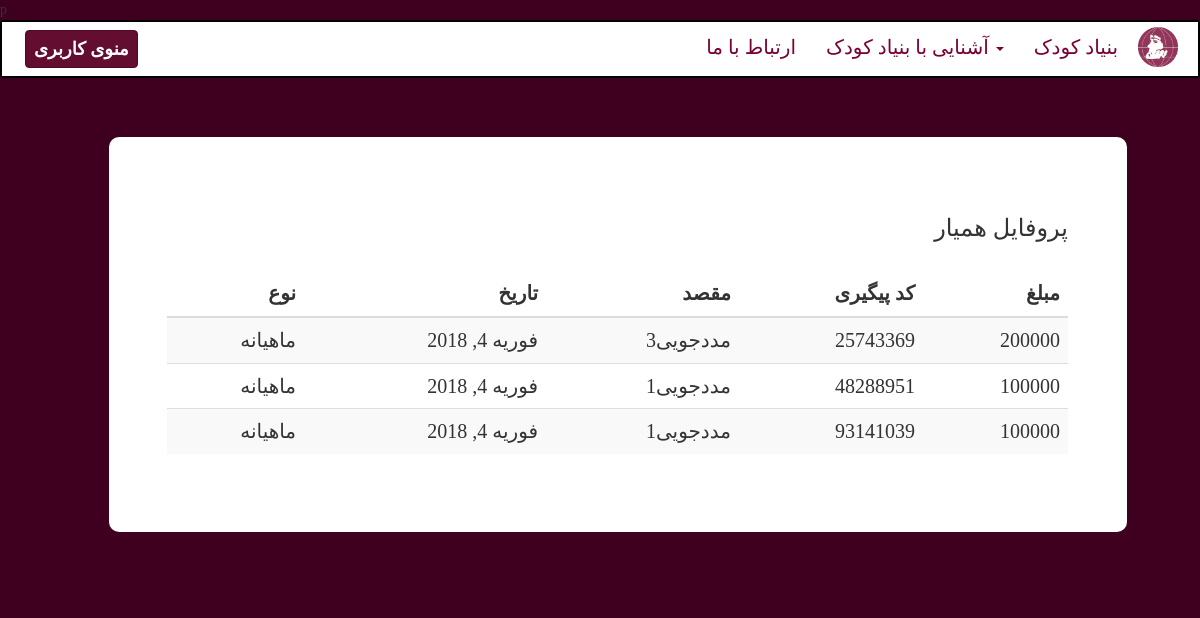
Page /hamyar/pay-receipt/ (signed in) on the committed database.
### hamyar/models.py (models this page shows)
class Payment(models.Model):
    date = models.DateField()
    value = models.IntegerField()
    receipt_number = models.IntegerField(default=0)
    madadju = models.ForeignKey(Madadju, on_delete=models.CASCADE)
    hamyar = models.ForeignKey(Hamyar, on_delete=models.DO_NOTHING)
    KIND_CHOICES = (
        ('ماهیانه', '1'),
        ('دفعه ای', '2'),
    )
    kind = models.CharField(max_length=10, choices=KIND_CHOICES, default='ماهیانه')

### madadju/models.py (models this page shows)
class Madadju(models.Model):
    user = models.OneToOneField(MyUser, on_delete=models.CASCADE)
    physical_state = models.CharField(max_length=100)
    age = models.IntegerField()
    grade = models.CharField(max_length=20)
    account = models.IntegerField()
    saving = models.IntegerField()
    GENDER_CHOICES = (
        ('مرد', 'Male'),
        ('زن', 'Female'),
    )
    gender = models.CharField(max_length=10, choices=GENDER_CHOICES,default='مرد')
    current_madadkar = models.ForeignKey(Madadkar, default=None, blank=True,
                                         null=True, on_delete=models.SET_NULL)
    percent = models.IntegerField(default= 100)
    using = models.IntegerField(default=0)
    ban=models.BooleanField(default=False)

### karbar/models.py (models this page shows, shortened)
class MyUser(models.Model):
    user = models.OneToOneField(User, on_delete=models.CASCADE)
    national_id = models.IntegerField(unique=True, blank=True)
    country = models.CharField(max_length=20)
    city = models.CharField(max_length=20)
    address = models.CharField(max_length=200)
    postal_code = models.IntegerField()
    phone_number = models.CharField(max_length=10)

### hamyar/views.py (the view)
# urls.py: path('pay-receipt/', PayReceiptListView, name='pay-receipt-list'),
@login_required()
def PayReceiptListView(request):
    myUser = MyUser.objects.get(user=request.user)
    hamyar = Hamyar.objects.get(user=myUser)
    madadju_receipt_list = Payment.objects.filter(hamyar = hamyar)
    foundation_receipt_list = PaymentFoundation.objects.filter(hamyar = hamyar)
    return render(request, 'hamyar/Pay_Receipt_List.html', {'madadju_receipt_list': madadju_receipt_list,
                                                            'foundation_receipt_list': foundation_receipt_list})

### hamyar/templates/hamyar/Pay_Receipt_List.html (shortened to what this page needs)
p{% extends 'hamyar/Base.html' %}
{% block content %}
    <div id="page-content-wrapper" class="offset8">
        <div class="container-fluid">
            <div class="row">
                <div class="col-lg-12">
                    <div class="pull-right" style="background-color: white; margin: 5%; padding: 5%; border-radius: 10px; text-align: right; width: 87%;">
                        <h3 style="font-family: 'B Nazanin';">پروفایل همیار</h3>
                        <br>
                        <table class="table table-striped" style="align-content: right; direction: ltr; text-align: right; font-family: 'B Nazanin'; font-size: 20px; ">
                            <thead>
                                <tr>
                                    <th class="text-right">نوع</th>
                                    <th class="text-right">تاریخ</th>
                                    <th class="text-right">مقصد</th>
                                    <th class="text-right">کد پیگیری</th>
                                    <th class="text-right">مبلغ</th>
                                </tr>
                            </thead>
                            <tbody>
                            {% if madadju_receipt_list %}
                                {% for receipt in madadju_receipt_list %}
                                <tr>
                                    <td>{{ receipt.kind }}</td>
                                    <td>{{ receipt.date }}</td>
                                    <td>{{ receipt.madadju.user.user.last_name }}</td>
                                    <td>{{ receipt.receipt_number }}</td>
                                    <td>{{ receipt.value }}</td>
                                </tr>
                                {% endfor %}
                            {% endif %}
                            </tbody>
                        </table>
                    </div>
                </div>
            </div>
        </div>
    </div>
{% endblock %}

### hamyar/static/hamyar/css/home.css (style rules this page uses)
body { font-family: 'B Nazanin'; }

### hamyar/static/hamyar/css/sidebar/sidebar.css (style rules this page uses)
* { alignment: right; }
#page-content-wrapper { width: 100%; position: absolute; padding: 0px; }

### rows in the picture
Payment: kind "ماهیانه", date "فوریه 4, 2018", madadju.user.user.last_name "مددجویی3", receipt_number "25743369", value "200000"
Payment: kind "ماهیانه", date "فوریه 4, 2018", madadju.user.user.last_name "مددجویی1", receipt_number "48288951", value "100000"
Payment: kind "ماهیانه", date "فوریه 4, 2018", madadju.user.user.last_name "مددجویی1", receipt_number "93141039", value "100000"
